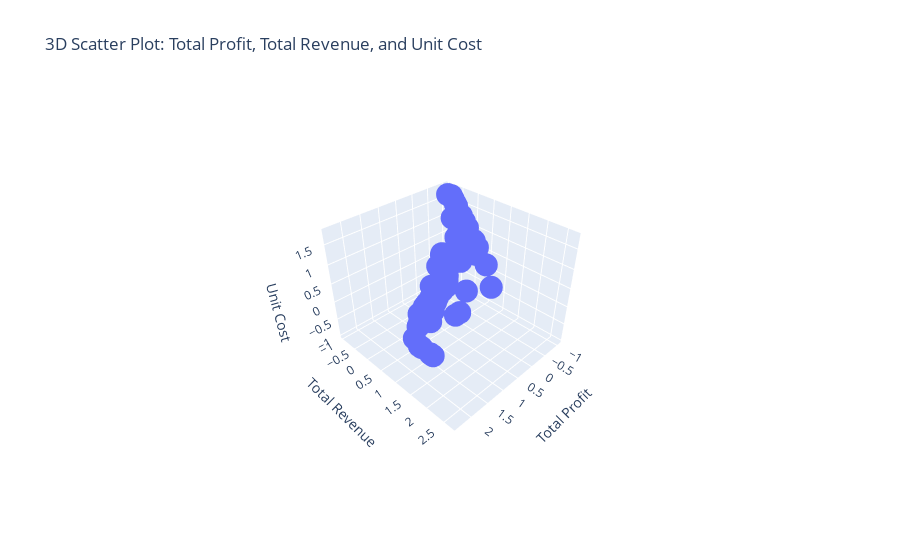

The code cell stored with this chart in its notebook:
### Code cell
from sklearn.preprocessing import StandardScaler
#Standardization
scaler = StandardScaler()
df[['Total_Profit', 'Total_Revenue', 'Unit_Cost']] = scaler.fit_transform(df[['Total_Profit', 'Total_Revenue', 'Unit_Cost']])

fig = px.scatter_3d(df, x='Total_Profit', y='Total_Revenue', z='Unit_Cost', 
                    title="3D Scatter Plot: Total Profit, Total Revenue, and Unit Cost",
                    labels={'Total_Profit': 'Total Profit', 'Total_Revenue': 'Total Revenue', 'Unit_Cost': 'Unit Cost'})
fig.show()
